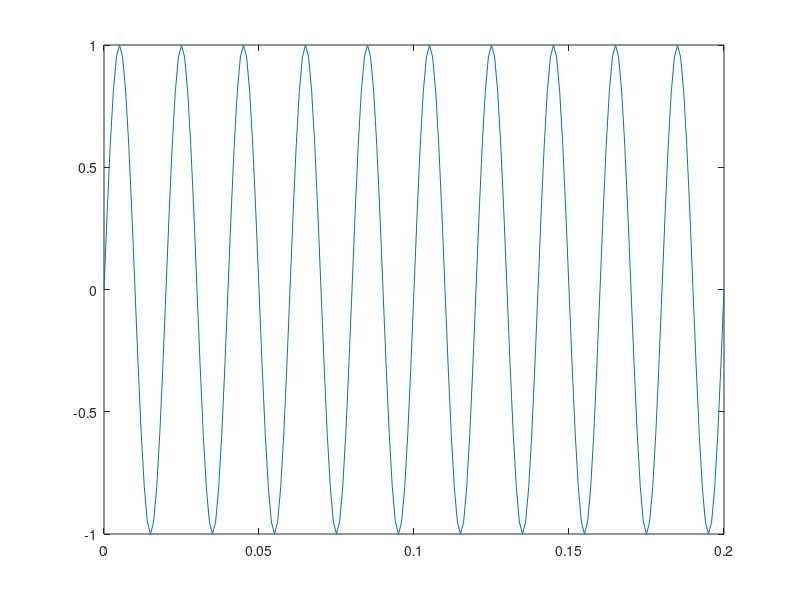
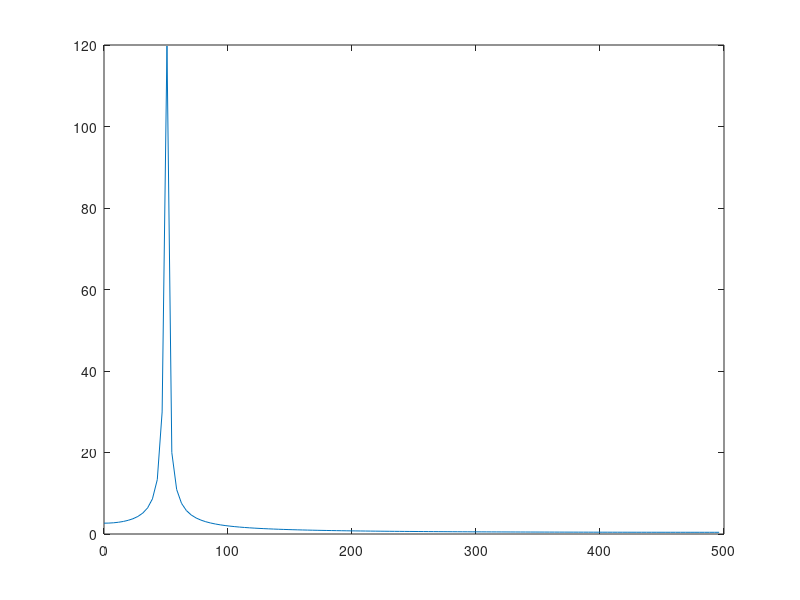
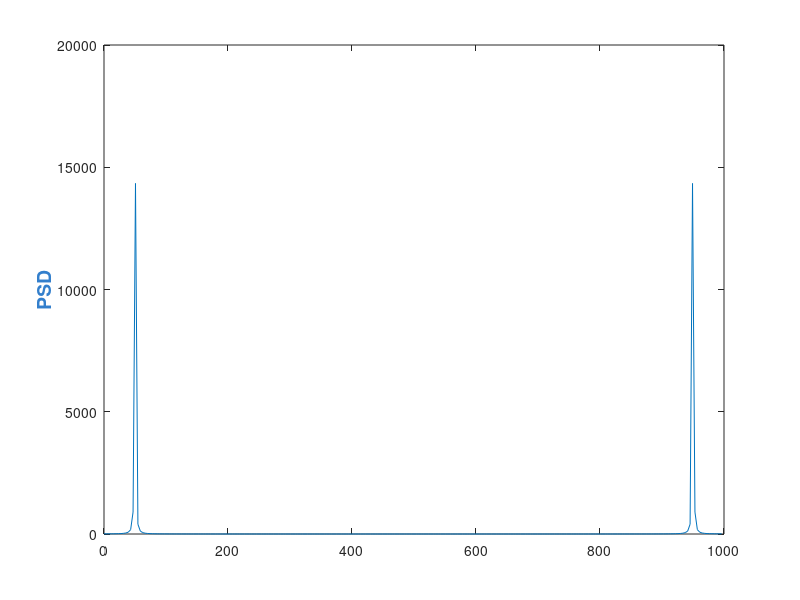

These charts were generated, in order, by the following MATLAB code: (Note: this script raises an error after producing the figures.)
clc
clear 
close all
%CREAZIONE SENO
fs=50                %hz frequenza del segnale da creare
fc=1000              %hz, frequenza di campionamento
dt=1/fc              %secondi, passo di campionamento
t=0:dt:10/fs;        %creazione asse dei tempi, va da 0 a 0.2, Dividiamo per fs perchè 10 non è in secondi
y=sin(2*pi*fs*t);
plot(t,y)

%pause               %per riprendere lo svolgimento dello script premere qualsiasi tanto nella command window
%%
%TRASFORMATA, SPETTRO DI AMPIEZZA E DI FASE

                   %il numero di punti su cui spesso si calcola la fft è 256
npunti=256;
                   %bisogna essere sicuri che sia inferiore al numero di punti del seno,
                   %altrimenti il plot non funziona, non avrei abbastanza pti della mia funzione per farne la trasformata
length(t)
                   %in questo caso il numero di punti è 201<256
                   %allunghiamo il seno
t=0:dt:15/fs;
y=sin(2*pi*fs*t);  %arriviamo ad avere 300 campioni
                   %prendiamo i primi 256 punti del segnale
s=y(1:256);

df=fc/npunti;         %Creazione asse frequenze, %spalmiamo tutto il periodo sul numero di punti necessari
f=(0:df:fc-1);        %è necessario il valore -1 perchè contiamo anche il valore 0, se non ci fosse conterei un valore in più
                      %fc/npunti=RISOLUZIONE IN FREQUENZA=distanza tra 2 punti dello spettro
F_y=fft(s);
figure
plot(f(1:npunti/2),abs(F_y(1:npunti/2))) %lo spettro in ampiezza di segnali reali è simmetrico, plottiamo la metà dei punti
                                         %il picco si trova a 50 hz, come la frequenza della sinusoide!
                                         %non otteniamo un impulso di dirac perchè la sinusoide è troncata e non è
                                         %continua-> non siamo in condizioni ideali
%SPETTRO DI FASE
figure;
plot(f,angle(F_y)) % in realtà non sarebbe necessario plottare tutti i punti, anch'essa simmetrica
ylabel('Rad')
xlabel('Frequenze Hz')
title('SPETTO DI FASE')
%%
%SPETTRO DI POTENZA
PS=abs(F_y).^2
plot(f,PS)
%Matlab effettua uno spostamento in banda base, simmetria rispetto al punto di mezzo
ylabel('PSD','FontSize',14,'FontWeight',"bold",'Color',[0.2 0.5 0.8 ])
%Se eseguito dalla command window si possono effettuare delle modifiche
%attraverso il property inspector del grafico, oppure fai apri in figure
%window
gtext('consente di aggiungere una stringa sull''ultima figura aperta scegliendo col mouse dove posizionarla')
%per farlo funzionare da qui (dal live script) premi sulla figura